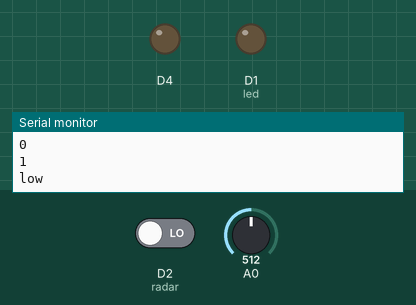
Recording of a sketch running on a simulated ESP8266 (NodeMCU). On the bench: output pins drawn as LEDs (lit = HIGH, except the on-board LED, lit = LOW), the last lines printed to the serial monitor. The test bench sets the inputs (shaded band); at power-on: D2 (radar) LOW, A0 = 512. WiFi joins after 1.5 s; servers stay silent unless stated; no MQTT or app messages arrive unless stated.

Above: at 2.7 s.
2.8 s: D2 (radar) driven HIGH
At 3.8 s:
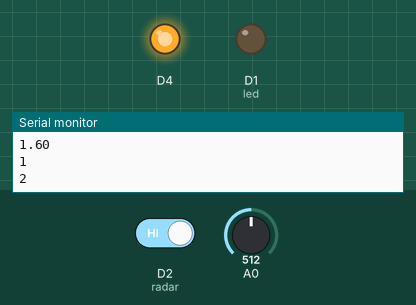
5.0 s: A0 set to 231
6.7 s: A0 set to 212
At 8.2 s:
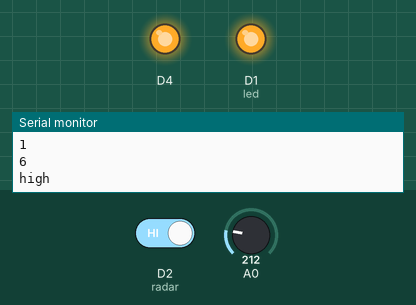
9.0 s: D2 (radar) driven LOW
At 9.8 s:
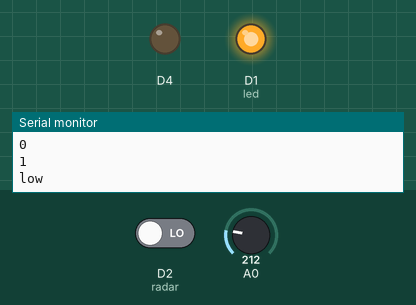
Timing chart, 0 to 12.0 s (numbered marks = the images above; inputs shaded):
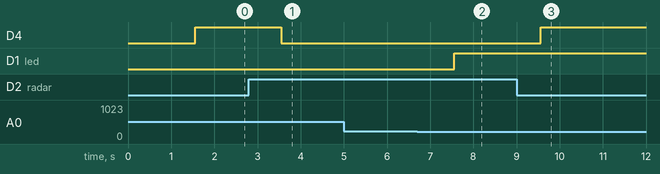

The sketch:

radar.ino
```cpp
#include <ESP8266WiFi.h>
#include <ESP8266mDNS.h>
#include <WiFiUdp.h>
extern "C" {
#include "user_interface.h"
}
#include <WiFiClient.h>
#include <ESP8266WebServer.h>
#include <ESP8266HTTPUpdateServer.h>
#include <PubSubClient.h>

os_timer_t Timer2;
int Counter = 0;
bool TickOccured = false;

int radar = D2;
byte val = LOW;
int led = D1;
int i = 1023;

#define MAX_SRV_CLIENTS 1
const char* ssid = "YOURSSID";
const char* password = "WPAPASSWORD";
const char* host = "ESP-B38661";
const char* MQTT_BROKER = "192.168.1.1";

#define pir_topic "espradar/pir"
ESP8266WebServer httpServer(80);
ESP8266HTTPUpdateServer httpUpdater;

WiFiClient espClient;
PubSubClient client(espClient);

void timerCallback(void *pArg)
{ TickOccured = true;
  *((int *) pArg) += 1;
}

void reconnect() {
  // Loop until we're reconnected
  while (!client.connected()) {
    Serial.print("Attempting MQTT connection...");
    // Attempt to connect
    // If you do not want to use a username and password, change next line to
    // if (client.connect("ESP8266Client")) {
    if (client.connect("ESP8266Client")) {
      Serial.println("connected");
    } else {
      Serial.print("failed, rc=");
      Serial.print(client.state());
      Serial.println(" try again in 5 seconds");
      // Wait 5 seconds before retrying
      delay(5000);
    }
  }
}

void handleRoot() {
  httpServer.send(200, "text/plain", "ESP8266WebServer");
}


void setup()
{
  Serial.begin(115200);
  WiFi.mode(WIFI_STA); //Client only
  WiFi.begin(ssid, password);
  while (WiFi.status() != WL_CONNECTED) {
      delay(500);
      Serial.print(".");
  }
  client.setServer(MQTT_BROKER, 1883);

  //dht.begin();
  MDNS.begin(host);
  httpUpdater.setup(&httpServer);
  httpServer.begin();
  MDNS.addService("http", "tcp", 80);
  httpServer.on("/", handleRoot);

  TickOccured = false;
  os_timer_setfn(&Timer2, timerCallback, &Counter);
  os_timer_arm(&Timer2, 1000, true);

  pinMode (radar, INPUT); // Radar
  pinMode (led, OUTPUT); // Out
  pinMode(BUILTIN_LED, OUTPUT);
}

void loop()
{
if (!client.connected()) {
    reconnect();
      }
   client.loop();
  httpServer.handleClient();
  int sensorValue = analogRead(A0);  //Fotowiderstand
  float voltage = sensorValue * (3.2 / 1023.0);
  Serial.println(voltage);

  val = digitalRead(radar);
  Serial.println(val, DEC);

  Serial.println(Counter);

  if (val == HIGH) {
    digitalWrite(BUILTIN_LED, LOW);
    client.publish(pir_topic, "true");
    if(voltage < 0.7) {
            analogWrite(led, 1023);
            Serial.println("high");
            Counter = 0;
            }
    }
   else {
        Serial.println("low");
        client.publish(pir_topic, "false");
        digitalWrite(BUILTIN_LED, HIGH);
    if (Counter == 240) {
            i=1023;
            while(i>0) {
            analogWrite(led, i);
            i--;
            delay(2);
            }
        }
        if (Counter > 240) {
            analogWrite(led, 0);
            }
        }
    delay(1000);
    }
```

Measured:
- the behaviour switches between 224 and 223 on A0 (found by bisection; images 1 and 2)
- after the input at 2.8 s, D4: HIGH → LOW after 0.76 s
- after the input at 6.7 s, D1 (led): LOW → HIGH after 0.86 s
- after the input at 9.0 s, D4: LOW → HIGH after 0.56 s
